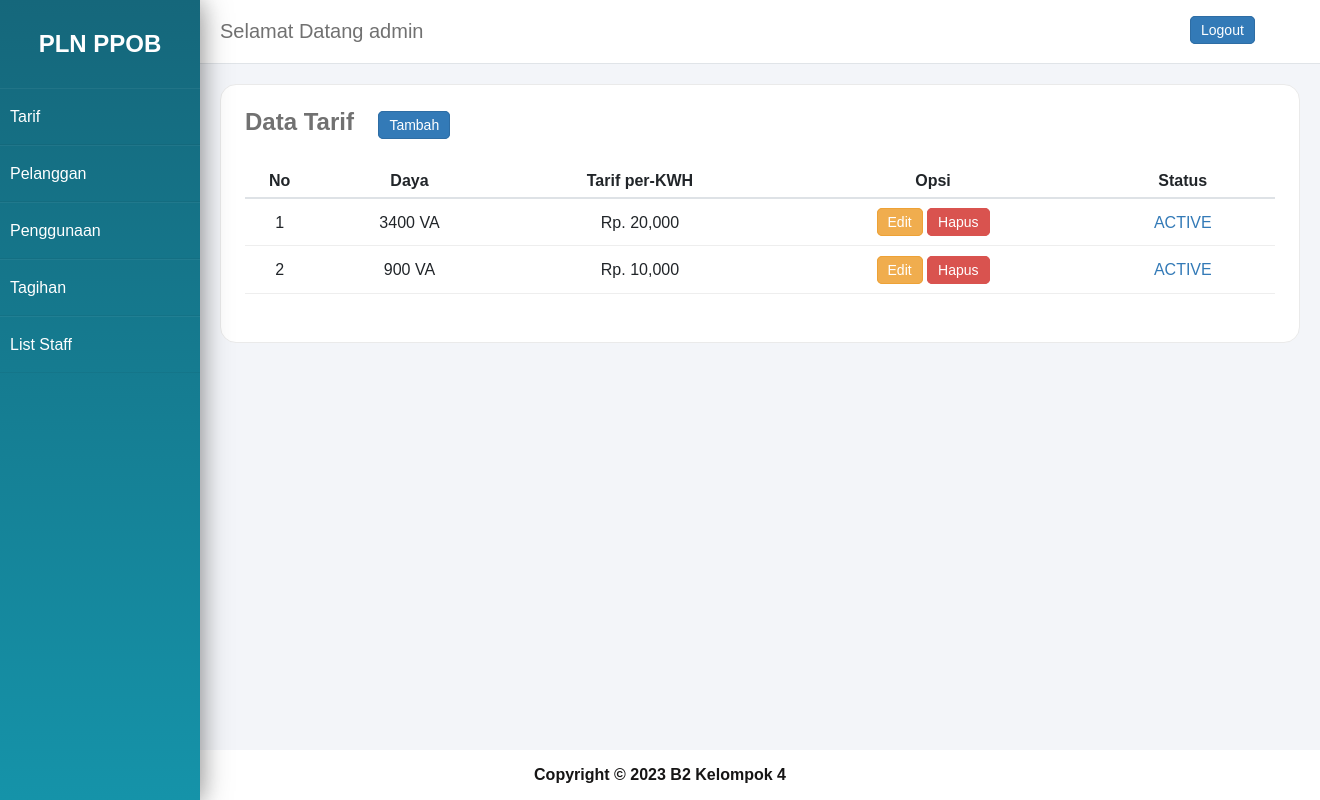
Screenshot of /admin.php (signed in) with the database file from the repository.
### tables this page shows
CREATE TABLE `tarif` (
  `id_tarif` int NOT NULL,
  `daya` int NOT NULL,
  `tarif_kwh` int NOT NULL,
  `status` tinyint(1) NOT NULL
);

### tarif/tarif.php (the view, shortened to what this page needs)
<h2 class="h2"><b>Data Tarif</b></h2>
<a href="<?= ($_SESSION['role'] == 'admin') ? 'admin.php' : 'staff.php' ?>?page=addTarif" class="btn-xs btn-biru ml-2">Tambah</a>
<table>
    <thead>
        <tr>
            <th>No</th>
            <th>Daya</th>
            <th>Tarif per-KWH</th>
            <th>Opsi</th>
            <th>Status</th>
        </tr>
    </thead>
    <tbody>
        <?php
        $no = 1;
        $sql = mysqli_query($conn, "SELECT * FROM tarif");
        while ($row = mysqli_fetch_assoc($sql)) {
            $status = $row['status'];
            if ($status == 1) {
                $status = '<a class="blue">ACTIVE</a>';
            } else {
                $status = '<a class="red">NOT ACTIVE</a>';
            }
        ?>
            <tr>
                <td><?php echo $no++ ?></td>
                <td><?php echo $row['daya'] ?> VA</td>
                <td>Rp. <?php echo number_format($row['tarif_kwh']) ?></td>
                <td><a href="<?php echo ($_SESSION['role'] == 'admin') ? 'admin.php?page=editTarif&id=' . $row['id_tarif'] : 'staff.php?page=editTarif&id=' . $row['id_tarif'] ?>" class="btn-xs btn-kuning">Edit</a>
                    <a href="<?php echo ($_SESSION['role'] == 'admin') ? 'admin.php?page=deleteTarif&id=' . $row['id_tarif'] : 'staff.php?page=deleteTarif&id=' . $row['id_tarif'] ?>" class="btn-xs btn-merah delete-link" data-id="<?php echo $row['id_tarif']; ?>">Hapus</a>
                <td>
                    <?php echo $status ?>
                </td>
            </tr>
        <?php } ?>
    </tbody>
</table>

### admin.php (shortened to what this page needs)
<?php
include 'include/config.php';
$username = $_SESSION['username'];
$sql = "SELECT nama FROM login WHERE username='$username'";
$result = mysqli_query($conn, $sql);
$row = mysqli_fetch_assoc($result);
$nama = $row['nama'];
?>
<!DOCTYPE html>
<html lang="en">
<head>
    <link rel="stylesheet" href="style.css">
</head>
<body>
    <div class="wrapper">
        <div class="sidebar">
            <h2>PLN PPOB</h2>
            <ul>
                <li><a href="admin.php?page=tarif">Tarif</a></li>
                <li><a href="admin.php?page=pelanggan">Pelanggan</a></li>
                <li><a href="admin.php?page=penggunaan">Penggunaan</a></li>
                <li><a href="admin.php?page=tagihan">Tagihan</a></li>
                <li><a href="admin.php?page=listStaff">List Staff</a></li>
            </ul>
        </div>
        <div class="main_content">
            <div class="header">
                <div class="header-brand">Selamat Datang <?php echo $nama; ?></div>
                <div class="header-item">
                    <a href="logout.php" class="btn-xs btn-biru">Logout</a>
                </div>
            </div>
            <div class="info">
                <?php
                if (isset($_GET['page'])) {
                    if ($_GET['page'] == 'tarif') {
                        include 'tarif/tarif.php';
                    } elseif ($_GET['page'] == 'addTarif') {
                        include 'tarif/add.php';
                    } elseif ($_GET['page'] == 'editTarif') {
                        include 'tarif/edit.php';
                    } elseif ($_GET['page'] == 'deleteTarif') {
                        include 'tarif/delete.php';
                    } elseif ($_GET['page'] == 'pelanggan') {
                        include 'pelanggan/pelanggan.php';
                    } elseif ($_GET['page'] == 'activatePelanggan') {
                        include 'pelanggan/aktifasi.php';
                    } elseif ($_GET['page'] == 'addPelanggan') {
                        include 'pelanggan/add.php';
                    } elseif ($_GET['page'] == 'editPelanggan') {
                        include 'pelanggan/edit.php';
                    } elseif ($_GET['page'] == 'deletePelanggan') {
                        include 'pelanggan/delete.php';
                    } elseif ($_GET['page'] == 'penggunaan') {
                        include 'penggunaan/penggunaan.php';
                    } elseif ($_GET['page'] == 'tagihan') {
                        include 'tagihan/tagihan.php';
                    } elseif ($_GET['page'] == 'addPenggunaan') {
                        include 'penggunaan/add.php';
                    } elseif ($_GET['page'] == 'editPenggunaan') {
                        include 'penggunaan/edit.php';
                    } elseif ($_GET['page'] == 'addMakhir') {
                        include 'penggunaan/addMakhir.php';
                    } elseif ($_GET['page'] == 'history') {
                        include 'pembayaran/history.php';
                    } elseif ($_GET['page'] == 'petugas') {
                        include 'petugas/petugas.php';
                    } elseif ($_GET['page'] == 'addPetugas') {
                        include 'petugas/add.php';
                    } elseif ($_GET['page'] == 'listStaff') {
                        include 'list_staff/staff.php';
                    } elseif ($_GET['page'] == 'addStaff') {
                        include 'list_staff/add.php';
                    } elseif ($_GET['page'] == 'editStaff') {
                        include 'list_staff/edit.php';
                    } elseif ($_GET['page'] == 'deleteStaff') {
                        include 'list_staff/delete.php';
                    }
                } else {
                    include 'tarif/tarif.php';
                }
                ?>
            </div>
        </div>
    </div>
    <div class="footer footer2">
        <p align="center">Copyright &copy; 2023 B2 Kelompok 4</p>
    </div>
</body>
</html>

### style.css (style rules this page uses)
* { margin: 0; padding: 0; box-sizing: border-box; list-style: none; text-decoration: none; font-family: 'Merryweather', sans-serif; }
body { background-color: #f3f5f9; }
.wrapper { display: flex; position: relative; }
.wrapper .sidebar { width: 200px; height: 100%; background: linear-gradient(#15677B, #1593A9 ); padding: 30px 0px; position: fixed; box-shadow: 0 2px 22px 0 rgba(0,0,0,.2), 0 2px 30px 0 rgba(0,0,0,.35); z-index: 5; }
.wrapper .sidebar h2 { color: #fff; text-transform: uppercase; text-align: center; margin-bottom: 30px; }
.wrapper .sidebar ul li { padding: 10px; border-bottom: 1px solid rgba(0,0,0,0.05); border-top: 1px solid rgba(255,255,255,0.05); line-height: 35px; }
.wrapper .sidebar ul li a { color: #fff; display: block; width: 100%; height: 100%; }
.wrapper .main_content { width: 100%; margin-left: 200px; }
.wrapper .main_content .header { padding: 20px; background: #fff; color: #717171; border-bottom: 1px solid #e0e4e8; display: inline-flex; width: 100%; }
.wrapper .main_content .header .header-brand { width: 950px; font-size: 20px; }
.wrapper .main_content .header .header-item { width: 100px; font-size: 16px; margin-left: 20px; }
.wrapper .main_content .info { background-color: #fff; margin: 20px; color: #717171; line-height: 25px; border: 1px solid #eaeaea; padding: 24px; border-radius: 16px; }
.ml-2 { margin-left: 20px; }
table { width: 100%; border-collapse: collapse; color: #212529; background-color: transparent; margin-bottom: 24px; border-radius: 5px; }
table th { vertical-align: bottom; padding: 4px; border-bottom: 2px solid #dee2e6; text-align: center; }
table tr { text-align: center; }
table td { border-top: 1px solid #eee; border-bottom: 1px solid #eee; padding: 10px; }
.btn-xs { font-weight: 400; font-size: 14px; padding: 5px 10px; cursor: pointer; border: 1px solid transparent; vertical-align: middle; border-radius: 5px; }
.btn-kuning { color: #fff; background-color:#f0ad4e; border-color:#eea236 }
.btn-merah { color: #fff; background-color:#d9534f; border-color:#d9534f; }
.btn-biru { color: #fff; background-color:#337ab7; border-color:#2e6da4; }
.blue { color: #337ab7; }
a { transition: all 0.3s ease-in-out 0s; text-decoration: none; }
.h2 { margin-bottom: 30px; display: inline-flex; }
.footer { font-weight: 600; width: 100%; height: 50px; line-height: 50px; position: fixed; bottom: 0px; }
.footer2 { background: #fff; color : rgb(22, 21, 21); }

### rows the page displays
tarif: daya "3400", tarif_kwh "20,000", status "ACTIVE"
tarif: daya "900", tarif_kwh "10,000", status "ACTIVE"

### other values shown
$nama "admin"
